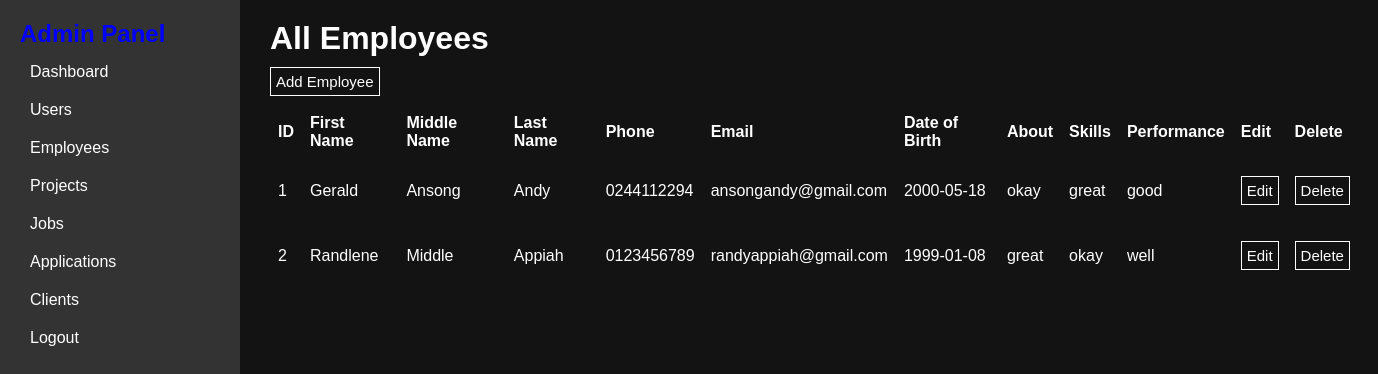
/showEmployees, run on an earlier commit of the app's database.
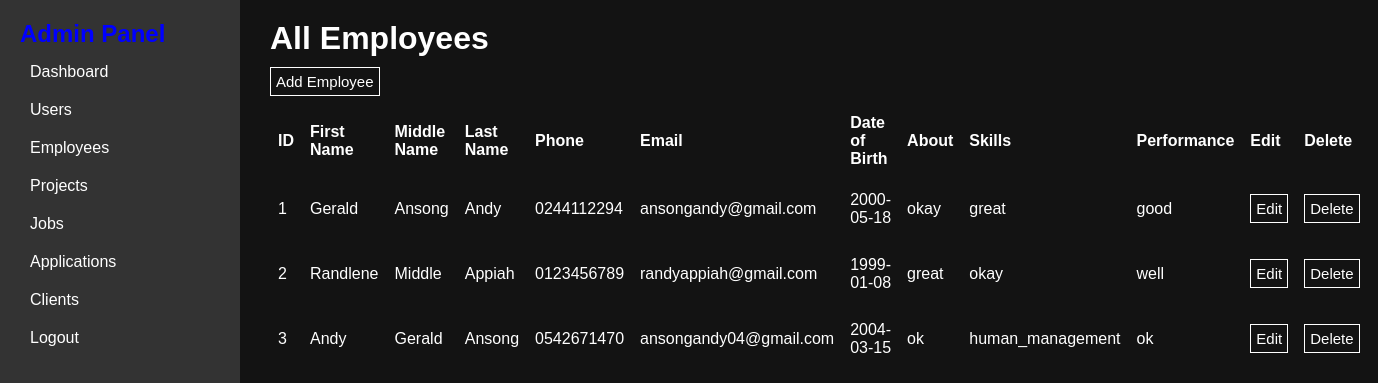
And on a later commit of the database.
### mainApp/models.py (models this page shows)
class Employee(db.Model):
    id = db.Column(db.Integer, primary_key=True, nullable=False, autoincrement=True)
    user_id = db.Column(db.Integer, db.ForeignKey("user.id"))
    job_id = db.Column(db.Integer, db.ForeignKey('job.id'))
    date_employed = db.Column(db.Date, default=datetime.date.today())
    about = db.Column(db.String(150), default="No description")
    skills = db.Column(db.String(100), default="Not assessed")
    performance = db.Column(db.String(100), default="Not assessed")
    work_email = db.Column(db.String(50))
    isManager = db.Column(db.Boolean, default=False)
    manager_id = db.Column(db.Integer, db.ForeignKey('employee.id'))
    PROJECT = db.relationship('Projects', secondary=employee_project, backref='em_projects')
    employees = db.relationship('Employee', backref=db.backref('manager', remote_side=[id]))
    user = db.relationship('User', back_populates="EMPLOYEE", viewonly=True)

class User(db.Model, UserMixin):
    id = db.Column(db.Integer, primary_key=True, nullable=False, autoincrement=True)
    firstName = db.Column(db.String(50), nullable=False)
    middleName = db.Column(db.String(50), nullable=False)
    lastName = db.Column(db.String(50), nullable=False)
    phone = db.Column(db.Integer, unique=True)
    email = db.Column(db.String(100), unique=True, nullable=False)
    date_of_birth = db.Column(db.String(12), nullable=False)
    img = db.Column(db.String(), nullable=False)
    password = db.Column(db.String(150), nullable=False)
    is_superuser = db.Column(db.Boolean, default=False)
    is_admin = db.Column(db.Boolean, default=False)
    isSubscribed = db.Column(db.Boolean, default=False)
    EMPLOYEE = db.relationship('Employee', back_populates='user', cascade='all,delete-orphan', viewonly=True)
    APPLICANT = db.relationship('Applicant', cascade='all,delete-orphan')

### mainApp/auth.py (the view)
@auth.route('/showEmployees')
def showEmployees():
    employees = Employee.query.all()
    return render_template('admin/showEmployees.html', employees=employees)

### mainApp/templates/admin/showEmployees.html (shortened to what this page needs)
{% extends 'base.html' %}
{% block body %}
    {% include 'sidebar.html' %}
	<div class="main-content">
        <h1>All Employees</h1>
		<button>Add Employee</button>
	<table>
		<thead>
			<tr>
				<th>ID</th>
				<th>First Name</th>
				<th>Middle Name</th>
				<th>Last Name</th>
				<th>Phone</th>
				<th>Email</th>
				<th>Date of Birth</th>
				<th>About</th>
				<th>Skills</th>
				<th>Performance</th>
				<th>Edit</th>
				<th>Delete</th>
			</tr>
		</thead>
		<tbody>
			{% for employee in employees %}
				<tr>
					<td>{{ employee.id }}</td>
					<td>{{ employee.user.firstName }}</td>
					<td>{{ employee.user.middleName }}</td>
					<td>{{ employee.user.lastName }}</td>
					<td>0{{ employee.user.phone }}</td>
					<td>{{ employee.user.email }}</td>
					<td>{{ employee.user.date_of_birth }}</td>
					<td>{{ employee.about }}</td>
					<td>{{ employee.skills }}</td>
					<td>{{ employee.performance }}</td>
					<td><a href="{{url_for('auth.editEmployee',id=employee.id)}}"><button>Edit</button></a></td>
					<td><button>Delete</button></td>
				</tr>
			{% endfor %}
		</tbody>
	</table>
	</div>
{% endblock %}

### mainApp/templates/base.html (shortened to what this page needs)
<!DOCTYPE html>
<html lang="en">
<head>
    <link rel="stylesheet" href="{{ url_for('static', filename='styles.css')}}">
    <link rel="stylesheet" href="{{ url_for('static', filename='auth.css')}}">
</head>
<body>
    {% block body %}
    {% endblock %}
</body>
</html>

### mainApp/templates/sidebar.html
<div class="sidebar">
	<h1>Admin Panel</h1>
	<ul>
		<li><a href="{{ url_for('views.mydashboard') }}">Dashboard</a></li>
		<li><a href="{{ url_for('auth.showUsers') }}">Users</a></li>
		<li><a href="{{ url_for('auth.showEmployees') }}">Employees</a></li>
		<li><a href="{{ url_for('auth.showProjects') }}">Projects</a></li>
		<li><a href="{{ url_for('auth.showJobs') }}">Jobs</a></li>
		<li><a href="{{ url_for('auth.showApplicants') }}">Applications</a></li>
		<li><a href="{{ url_for('auth.showClients') }}">Clients</a></li>
		<li><a href="{{ url_for('auth.logout') }}">Logout</a></li>
	</ul>
</div>

### mainApp/static/styles.css (style rules this page uses)
* { padding:0; margin: 0; }
a { color:blue; text-decoration: none; }
body { background-color: rgb(19, 19, 19); color:white; font-family: Arial, sans-serif; }

### mainApp/static/auth.css (style rules this page uses)
* { padding:0; margin: 0; }
a { text-decoration: none; color:blue; }
body { background-color: rgb(19, 19, 19); }
.sidebar { position: fixed; top: 0; left: 0; width: 200px; height: 100%; background-color: #333; color: #fff; padding: 20px; }
.main-content { margin-left: 250px; padding: 20px; }
.main-content button { margin: 10px 0; padding: 5px; background-color: transparent; border: 1px solid white; color: white; transition: .3s; font-size: 15px; }
.sidebar h1 { font-size: 24px; color: blue; }
ul { list-style: none; margin-top: 10px; }
.sidebar li { margin-bottom: 10px; }
.sidebar a { color: #fff; text-decoration: none; display: block; padding: 5px 10px; border-radius: 5px; transition: background-color 0.3s; }
table { border-collapse: collapse; width: 100%; }
th, td { text-align: left; padding: 8px; }

What changed in the data, as far as the page shows it:
added Employee: id "3", user.firstName "Andy", user.middleName "Gerald", user.lastName "Ansong", user.phone "542671470", user.email "ansongandy04@gmail.com", user.date_of_birth "2004-03-15", about "ok", skills "human_management", performance "ok"
